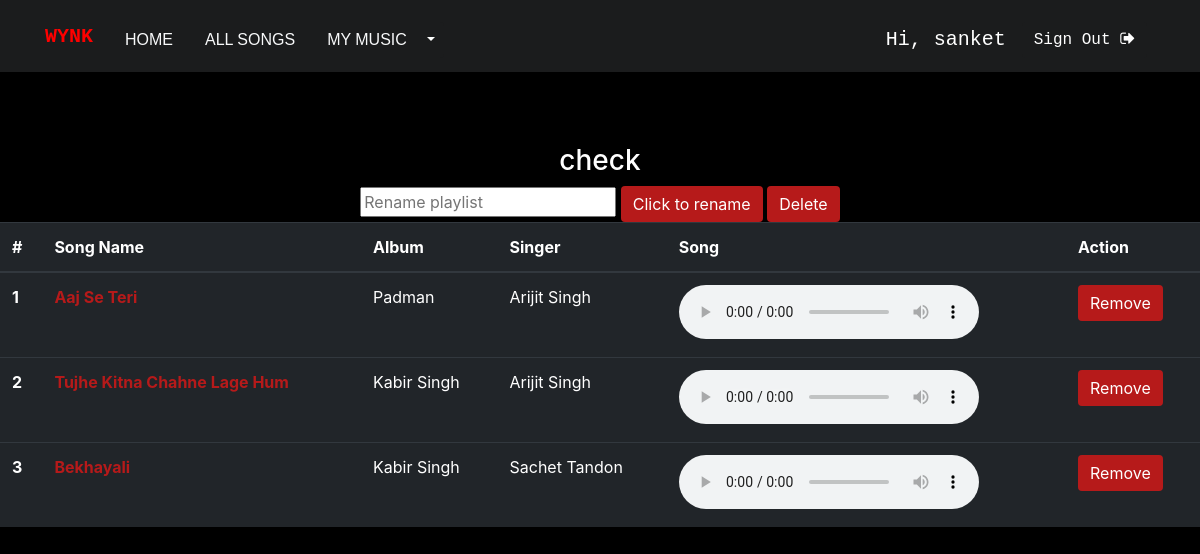
The app's page /playlist/check/ (signed in) with its own data.
### musicapp/models.py (models this page shows, shortened)
class Song(models.Model):
    Language_Choice = (
              ('Hindi', 'Hindi'),
              ('English', 'English'),
          )
    name = models.CharField(max_length=200)
    album = models.CharField(max_length=200)
    language = models.CharField(max_length=20,choices=Language_Choice,default='Hindi')
    song_img = models.FileField()
    year = models.IntegerField()
    singer = models.CharField(max_length=200)
    song_file = models.FileField()

### musicapp/views.py (the view, shortened to what this page needs)
# urls.py: path('playlist/<str:playlist_name>/', views.playlist_songs, name='playlist_songs'),
def playlist_songs(request, playlist_name):
    songs = Song.objects.filter(playlist__playlist_name=playlist_name, playlist__user=request.user).distinct()
    context = {'playlist_name': playlist_name, 'songs': songs}
    return render(request, 'musicapp/playlist_songs.html', context=context)

### templates/musicapp/playlist_songs.html (shortened to what this page needs)
{% extends 'base.html' %}
{% load socialaccount %}
{% block body %}
<br>
<br>
<br>
<center>
  <h3>{{playlist_name}}</h3>
  <form method="post">
    <input type="input" placeholder="Rename playlist" name="New_name">
    <input class="btn btn-primary" type="submit" value="Click to rename" name="Rename">
    <input class="btn btn-primary" type="submit" value="Delete" name="Delete">
  </form>
</center>
<table class="table table-hover table-dark">
  <thead>
    <tr>
      <th scope="col">#</th>
      <th scope="col">Song Name</th>
      <th scope="col">Album</th>
      <th scope="col">Singer</th>
      <th scope="col">Song</th>
      <th scope="col">Action</th>
    </tr>
  </thead>
  <tbody>
    {% if songs %}
    {% for song in songs %}
    <tr>
      <th scope="row">{{forloop.counter}}</th>
      <td><a href="{% url 'detail' song.id %}"><b>{{song.name}}</b></a></td>
      <td>{{song.album}}</td>
      <td>{{song.singer}}</td>
      <td>
        <audio controls>
          <source src="{{ song.song_file.url }}" type="audio/mpeg">
        </audio>
      </td>
      <td>
        <form method="post">
          <input class="btn btn-primary" type="submit" value="Remove" name={{song.id}}>
        </form>
      </td>
    </tr>
    {% endfor %}
    {% endif %}
  </tbody>
</table>
{% endblock body %}

### templates/base.html (shortened to what this page needs)
{% load static %}
<!doctype html>
<html lang="en">
<head>
    <link rel="stylesheet" href="https://maxcdn.bootstrapcdn.com/bootstrap/4.0.0/css/bootstrap.min.css">
    <link rel="stylesheet" href="https://stackpath.bootstrapcdn.com/font-awesome/4.7.0/css/font-awesome.min.css">
    <link href="{% static 'musicapp/css/musicplayer.css' %}" rel="stylesheet">
</head>
<body class="bg-light">
    <nav class="navbar navbar-expand-md navbar-primary navbar-custom">
        <div class="container">
            <h1><a href="{% url 'index' %}" class="navbar-brand">
            <strong style="color:red">WYNK</strong></a></h1>
            <div class="collapse navbar-collapse" style="font-family: Helvetica">
                <a href="{% url 'index' %}" class="btn btn-outline-light mt-2 mx-1">HOME</a>
                <a href="{% url 'all_songs' %}" class="btn btn-outline-light mt-2 mx-1">ALL SONGS</a>
                {% if request.user.is_active %}
                <div class="btn-group mt-2 mx-1">
                    <a type="button" href="{% url 'mymusic' %}" class="btn btn-outline-light">MY MUSIC</a>
                    <button type="button" class="btn btn-light dropdown-toggle dropdown-toggle-split" data-toggle="dropdown" aria-haspopup="true" aria-expanded="false">
                    </button>
                </div>
                {% endif %}
            </div>
            <div class="collapse navbar-collapse justify-content-end" id="navbar">
            {% if request.user.is_active %}
            <h5 class="text-white mt-3 mx-2">Hi, {{ request.user.username }}</h5>
            <a href="{% url 'logout' %}" class="btn btn-light mt-2 mx-2"> Sign Out <i class="fa fa-sign-out" aria-hidden="true"></i></a>
            {% else %}
            <a href="{% url 'login' %}" class="btn btn-light mt-2 mx-2"><i class="fa fa-sign-in" aria-hidden="true"></i> Sign In</a>
            <a href="{% url 'signup' %}" class="btn btn-light mt-2 mx-2"><i class="fa fa-user-plus" aria-hidden="true"></i> Sign Up</a>
            {% endif %}
            </div>
        </div>
    </nav>
    {% block body %}
    {% endblock body %}
    <br>
    <br>
    <br>
</body>
</html>

### templates/base.html (style rules this page uses)
.navbar { font-family: 'Calibri', monospace; }
.bg-light { background-color: black!important; }
html { position: relative; min-height: 100%; }
body { margin-bottom: 0px; color: white; }
.btn-primary { color: #fff; background-color:rgb(182, 26, 26); border-color:rgb(182, 26, 26); }
a { color:rgb(182, 26, 26); }
.btn { border: 0px solid transparent }
.btn-light { color:white; background-color: #1b1c1d; }
.navbar-custom { background-color: #1b1c1d ; }

### records on screen
Song: name "Aaj Se Teri", album "Padman", singer "Arijit Singh"
Song: name "Tujhe Kitna Chahne Lage Hum", album "Kabir Singh", singer "Arijit Singh"
Song: name "Bekhayali", album "Kabir Singh", singer "Sachet Tandon"

### other values on screen
{{ request.user.username }} "sanket"
{{ playlist_name }} "check"
